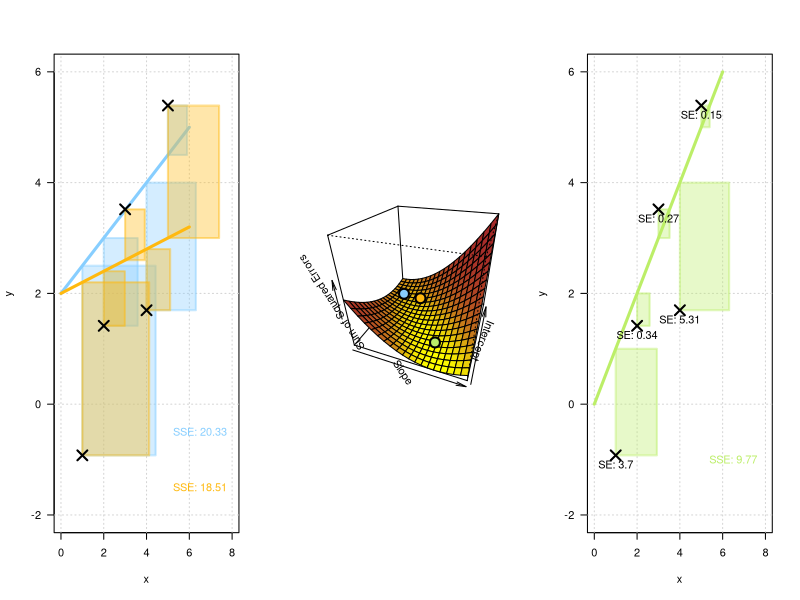

This figure's R source:
par(mfrow = c(1,3))

## Two different lines for the SSE:
## ================================

colBlue   = function (alpha) { rgb(135, 206, 255, alpha, maxColorValue = 255) }
colOrange = function (alpha) { rgb(255, 185,  15, alpha, maxColorValue = 255) }
colGreen  = function (alpha) { rgb(188, 238, 104, alpha, maxColorValue = 255) }

set.seed(pi)

x = 1:5
y = x + rnorm(5, 0, 2)

plot(x, y, ylim = c(-2, 6), xlim = c(0, 8), cex = 2, pch = 4, las = 1)
# title("1. Different lines produces \ndifferent SSEs", xpd = TRUE)
grid()

# Line 1:

a = 0.5
b = 2

curve(a * x + b, add = TRUE, from = 0, to = 6, col = colBlue(255), lwd = 3)

y1 = a * x + b
w = abs(y - y1)

rect(xleft = x, ybottom = y, xright = x + w, ytop = y1, col = colBlue(90),
  border = colBlue(120), lwd = 2)

sse1 = sum((y - a * x - b)^2)

# Line 2:
a = 0.2
b = 2

curve(a * x + b, add = TRUE, from = 0, to = 6, col = colOrange(255), lwd = 3)

y2 = a * x + b
w = abs(y - y2)

rect(xleft = x, ybottom = y, xright = x + w, ytop = y2, col = colOrange(90),
  border = colOrange(120), lwd = 2)

sse2 = sum((y - a * x - b)^2)

text(x = 6.5, y = -0.5, labels =  paste0("SSE: ", sum(round((y1 - y)^2, 2))),
  col = colBlue(255))
text(x = 6.5, y = -1.5, labels =  paste0("SSE: ", sum(round((y2 - y)^2, 2))),
  col = colOrange(255))

points(x, y, cex = 2, pch = 4, lwd = 2)

## 3d SSE:
## =======

x.values = x

n.draw = 20
a.try = seq(0, 1.5, length.out = n.draw)
b.try = seq(-1, 3, length.out = n.draw)

Z = matrix(NA_real_, ncol = n.draw, nrow = n.draw)

for (i in seq_along(a.try)) {
  for (j in seq_along(b.try)) {
    Z[i, j] = sum((y - a.try[i] * x - b.try[j])^2)
  }
}

# Define some nice colors and reshape them to a color matrix:
cols = as.factor(Z[-n.draw, -n.draw])
cols.ramp = colorRampPalette(c("yellow", "brown"))(length(levels(cols)))
levels(cols) = cols.ramp
cols = as.character(cols)

p = persp(x = a.try, y = b.try, z = Z, col = cols, theta = 20, phi = 30,
  # main = "2. Surface of the SSE",
  xlab = "Slope", ylab = "Intercept", zlab = "Sum of Squared Errors")

points.3d = trans3d(x = c(0.2, 0.5), y = c(2,2), z = c(sse1, sse2), pmat = p)
points(points.3d, col = c(colBlue(255), colOrange(255)), pch = 16, cex = 2)
points(points.3d, col = "black", pch = 1, cex = 2, lwd = 2)



sse.optimal = sum((y - x)^2)

points.3d.optimal = trans3d(x = 1, y = 0, z = sse.optimal, pmat = p)
points(points.3d.optimal, col = colGreen(255), pch = 16, cex = 2)
points(points.3d.optimal, col = "black", pch = 1, cex = 2, lwd = 2)

# Last image:
# ===========

set.seed(pi)

x = 1:5
y = x + rnorm(5, 0, 2)

plot(x, y, ylim = c(-2, 6), xlim = c(0, 8), cex = 2, pch = 4, las = 1)
# title("3. Line corresponding to the \noptimal SSE", line = 1, xpd = TRUE)
grid()
a = 1
b = 0

curve(a * x + b, add = TRUE, from = 0, to = 6, col = colGreen(255), lwd = 3)

y1 = a * x + b
w = abs(y - y1)

rect(xleft = x, ybottom = y, xright = x + w, ytop = y1, col = colGreen(90),
  border = colGreen(120), lwd = 2)
text(x = x, y = y, labels = paste0("SE: ", round((y1 - y)^2, 2)), pos = 1)
text(x = 6.5, y = -1, labels =  paste0("SSE: ", sum(round((y1 - y)^2, 2))),
  col = colGreen(255))

points(x, y, cex = 2, pch = 4, lwd = 2)


par(mfrow = c(1,1))
